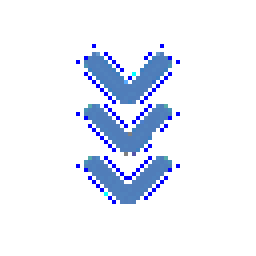
#> input picture docx_to_mp/assets/deco-chevron-bounce.gif, 64 x 64 px (shown 4 times larger)
$ python -i render_wechat.py   (imports and definitions only)
#> lines starting #> are read from the running program, lines starting #| are printed output that depends on the picture
# -*- coding: utf-8 -*-
"""
结构化 JSON → 微信兼容 HTML（公众号排版流水线第二步）

职责：把 parse_docx.py 产出的 content.json 渲染成「纯内联样式」的 HTML。

微信兼容性硬约束（已实测验证）：
    1. 微信编辑器会剥掉 <style> 块和 class 选择器 → 本脚本不产出任何 <style>，全部 inline
    2. 微信不认 var() 和 calc() → 本脚本只写死字面值，零变量
    3. 微信会剥 width/height 属性 → 图片尺寸一律走 style
    4. 不设置 font-family（有实测记录：带了字体设置会导致样式被丢弃）

用法：
    python render_wechat.py <build_dir> [--out article.html] [--embed] [--strip-brackets]
                            [--max-width 1080] [--no-gallery]

    <build_dir>  含 content.json / images/ 的目录（parse_docx.py 的产出）
    --embed      图片以 base64 内嵌，产出单文件 HTML（推送用）
    --strip-brackets  去掉题注外层的【】，视觉更干净（默认保留原文）
"""
import sys
import os
import io
import json
import base64
import argparse

# 仅在作为脚本直接运行时包装 stdout；被 import 时不碰，否则会导致
# 底层 buffer 被多次包装并在 GC 时关闭
# [2 lines not run here, left out]

from PIL import Image  # noqa: E402

# ---------------------------------------------------------------- 主题（藏青蓝）
THEME = {
    'name': 'abaas2024',
    # —— 完全对齐 2024 年同系列会议文章（领导要求）——
    # 来源：mp.weixin.qq.com/s/NK6oHHieNbtPrSTAl3wBmg
    # 详见 references/template-2024-abaas.md
    #
    # 结构要点：**没有外层边框、没有整篇底色**；
    # 正文包在 #F4F8FC 浅蓝圆角卡片里，章节标题是「SVG 星形 + 蓝字 + 渐变下划线」。
    'primary': '#4F81BD',        # 主蓝（标题、星形图标）
    'bright': '#1D81E6',         # 亮蓝（渐变下划线起点）
    'teal': '#76C5CB',           # 青（装饰小竖条）
    'line_color': '#4E83BC',     # 细线
    # —— 正文卡片 ——
    'card_bg': '#F4F8FC',
    'card_radius': 10,
    'card_padding': 15,
    # —— 文本 ——
    'text': '#3F3F3F',
    'caption': '#888888',        # 图注 15px #888（模板原值）
    'caption_size': 15,
    'link': '#576b95',           # 微信官方链接蓝
    'font_family': "微软雅黑, 'Microsoft YaHei'",   # 模板设在最外层 section 上
    'font_size': 16,
    'line_height': 2,
    'letter_spacing': '1.5px',
    'text_indent': '2.1875em',   # 模板原值
}

# 首尾空行占位（借鉴 doocs/md）：保住微信编辑器首尾空行
EMPTY_NODE = '<p style="font-size:0;line-height:0;margin:0;padding:0;"><br></p>'

# 文末 END 装饰线。用 table 而不是 flex —— 微信对 flex 支持有限，table 最稳
# 文末收尾线 —— 2024 模板原样（不是「END」字样，是一条蓝线）
END_LINE = (
    '<section style="width:100%;height:3px;overflow:hidden;'
    'border-bottom:1px solid #4F81BD;margin-top:24px;"></section>'
)

# 相册下方的滑动提示 —— 2024 模板原样（相册的**后一个兄弟节点**）
GALLERY_HINT = (
    '<section><p style="text-align:center;vertical-align:inherit;font-size:15px;'
    'letter-spacing:2px;line-height:1.6em;">'
    '<span style="color:#888888;letter-spacing:1px;">◁ 左右滑动查看更多 ▷</span></p></section>'
)

# 分段装饰：两枚渐变小竖条 + 一条蓝细线（2024 模板用它在段与段之间做呼吸）
DIVIDER = (
    '<section style="margin:10px auto;padding:0 7px;">'
    '<section style="display:flex;align-items:center;">'
    '<section style="flex-shrink:0;padding-right:7px;">'
    '<section style="display:flex;">'
    '<section style="width:10px;height:26px;border-radius:25px;'
    'background-image:linear-gradient(#4F81BD,#ffffff);"></section>'
    '<section style="width:10px;height:26px;border-radius:25px;'
    'background-image:linear-gradient(#76C5CB,#ffffff);"></section>'
    '</section></section>'
    '<section style="width:100%;height:1px;overflow:hidden;'
    'border-top:1px solid #4E83BC;"></section>'
    '</section></section>'
)


def esc(s):
    return (s.replace('&', '&amp;').replace('<', '&lt;').replace('>', '&gt;'))


# ---------------------------------------------------------------- 动效装饰件
# GIF 动图是微信正文里**唯一可行**的动效（CSS @keyframes 会被剥掉，见 SKILL.md）。
# 素材由 gen_deco_gifs.py **本 skill 原创生成**——不引用第三方素材，无授权风险，
# 而且配色/形状与主题一致（星形与章节标题的 SVG 星形同款）。
ASSETS_DIR = os.path.join(os.path.dirname(os.path.dirname(os.path.abspath(__file__))), 'assets')
# ⚠️ deco-bird.gif 是**第三方素材**（提取自 2024 那篇公众号文章，授权不明），
#    按用户要求使用；self-generated 的 deco-star-pulse.gif 保留备用，换回来只需改这一行。
DECO_STAR = 'deco-bird.gif'              # 466x343 / 67 帧 —— 内容块右上角（用户选定）
DECO_CHEVRON = 'deco-arrow-down.gif'     # 200x269 / 13 帧 —— 分节之间的下滑引导（同 2024 素材）


# [153 lines left out: functions _deco, compress_images, to_data_uri, render_block, not called in this run]


GALLERY_RATIO = 1.5   # 相册统一比例（2024 模板的图都是 3:2）

# 裁竖图时窗口的垂直位置：0 = 贴顶，0.5 = 居中，1 = 贴底。
# ⚠️ 不要用 0.5（居中）——演讲类照片人脸多在画面偏上，
#    居中裁会把头顶切掉（实测李向东那张：人脸在 y=334-449，
#    居中窗口从 y=338 开始，差 4px 就切了头）。
#    0.35 对「讲台人像」这类构图更稳；换了别的体裁要逐张看。
CROP_BIAS = 0.35

# 逐图覆盖：默认值再好也架不住个别照片的构图不一样。
# 键 = 图片**不含扩展名的文件名**（用 stem 而不是全名——
#      compress_images 会把 .jpeg 压成 .jpg，用全名做键永远匹配不上）。
CROP_BIAS_BY_FILE = {
    # 刘炳江：屏幕上的英文占了大半幅，按默认裁完人只剩个头。
    # 窗口下移，把英文切掉、多露讲台和下半身。
    # 实测：0.65 → 窗顶 y=469，头顶留 41px，英文全切，讲台见 "ABaCAS 2026"；
    #       0.70 → 头顶只剩 5px，贴边，太险。
    '015_image15': 0.65,
}


def gallery_variant(path, target=GALLERY_RATIO):
    """把比例与 target 不符的图**居中裁**成 target，返回可用文件路径。

    为什么要裁：相册是 flex 行，行高由**最高的一项**决定。横竖混排时，
    竖图把行撑高，横图下方就会空出一大片（实测：26 张里混 2 张竖图，
    横图下方各空约 300px）。统一比例后行高才整齐。
    只裁进相册的图——平铺的图是纵向堆叠的，比例不同不影响观感。
    """
#> called with path = '../assets/deco-chevron-bounce.gif', target = 1.5
    try:
        im = Image.open(path)
#> im is the input picture: PIL image 64x64 P; mean R, G, B, A 7.1, 11.6, 22.1, 28.3
    except Exception:
        return path
    w, h = im.size
#> w = 64; h = 64
    if not h:
        return path
    r = w / float(h)
#> r = 1
    if abs(r - target) < 0.02:
        return path                      # 比例本来就对，不动它
    if r > target:                       # 太宽 → 裁左右
        nw = int(h * target)
        left = (w - nw) // 2
        im = im.crop((left, 0, left + nw, h))
    else:                                # 太高 → 裁上下，按偏置偏上（保头部）
        nh = int(w / target)
#> nh = 42
        stem = os.path.splitext(os.path.basename(path))[0]
        bias = CROP_BIAS_BY_FILE.get(stem, CROP_BIAS)
        top = int((h - nh) * bias)
#> top = 7
        im = im.crop((0, top, w, top + nh))
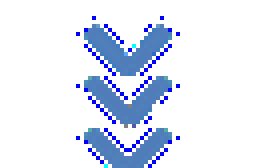
#> im: PIL image 64x42 P (shown 4 times larger); mean R, G, B, A 10.6, 17.2, 32.7, 41.9; transparent parts drawn white
    out = path[:-4] + '_gal.jpg'
    im.convert('RGB').save(out, 'JPEG', quality=95, subsampling=0,
                           optimize=True, progressive=True)
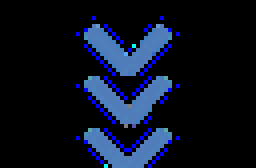
#> saved as deco-chevron-bounce_gal.jpg: PIL image 64x42 RGB (shown 4 times larger); mean R, G, B 10.6, 17.2, 32.7
    return out


# [154 lines left out: functions render_gallery, frame_wrap, render_blocks, not called in this run]


DROP_FILE = 'drop_images.txt'


# [116 lines left out: functions load_drop_images, save_drop_images, apply_drop_images, render, main, not called in this run]


# [2 lines not run here, left out]

>>> result = gallery_variant('../assets/deco-chevron-bounce.gif')
